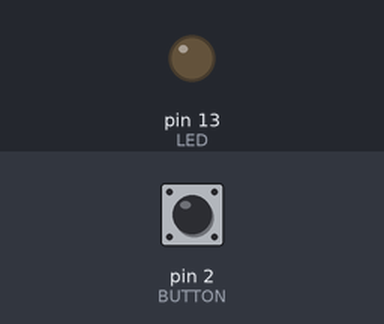
The sketch below on a simulated Arduino Uno, built with avr-gcc and run on an emulated ATmega328P. Shown: output pins drawn as LEDs (lit = HIGH). Inputs (shaded band) come from the test bench; at power-on: pin 2 (BUTTON) HIGH.

Above: at 1.2 s.
1.3 s: pin 2 (BUTTON) pulled LOW for 0.15 s
At 1.37 s:
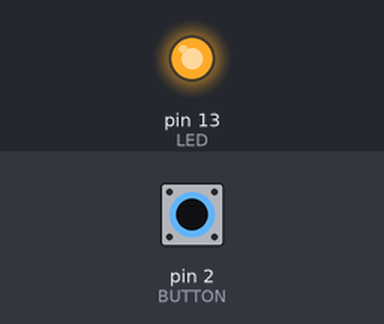
2.9 s: pin 2 (BUTTON) pulled LOW for 3.2 s
At 6.8 s:
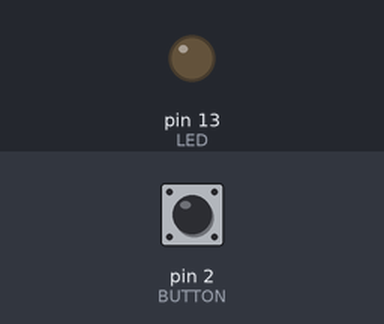
Timing chart, 0 to 8.3 s (numbered marks = the images above; inputs shaded):
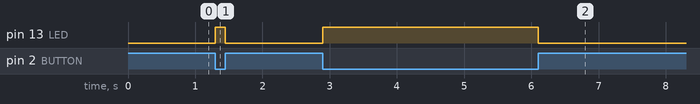

Measured:
- after the input at 1.3 s, pin 13 (LED): LOW → HIGH at once, → LOW 0.15 s later
- after the input at 2.9 s, pin 13 (LED): LOW → HIGH at once, → LOW 3.2 s later

The sketch:

Button.ino
```cpp
/*
 按鈕接線:
 S1 ==> D2
 S2 ==> 空接
 V  ==> 5V
 G  ==> GND
 程式說明:當按下按鈕時，會點亮板載LED，放開後LED會熄滅。
 */
#define BUTTON 2
#define LED 13

void setup() {
  pinMode(BUTTON, INPUT);
  pinMode(LED, OUTPUT);
}

void loop() {
  if (digitalRead(BUTTON) == 0) {
    digitalWrite(LED, HIGH);
  }
  else {
    digitalWrite(LED, LOW);
  }
}
```
